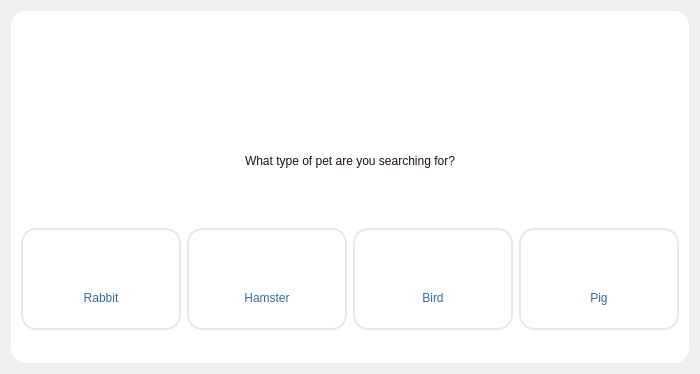
<?xml version="1.0" encoding="UTF-8"?>
<ui version="4.0">
 <class>Dialog</class>
 <widget class="QDialog" name="Dialog">
  <property name="geometry">
   <rect>
    <x>0</x>
    <y>0</y>
    <width>700</width>
    <height>374</height>
   </rect>
  </property>
  <property name="windowTitle">
   <string>Dialog</string>
  </property>
  <layout class="QVBoxLayout" name="verticalLayout">
   <item>
    <widget class="QFrame" name="frame_3">
     <property name="styleSheet">
      <string notr="true">background-color: white;
border-radius: 15px;</string>
     </property>
     <property name="frameShape">
      <enum>QFrame::StyledPanel</enum>
     </property>
     <property name="frameShadow">
      <enum>QFrame::Raised</enum>
     </property>
     <layout class="QVBoxLayout" name="verticalLayout_5">
      <property name="leftMargin">
       <number>10</number>
      </property>
      <property name="topMargin">
       <number>0</number>
      </property>
      <property name="rightMargin">
       <number>10</number>
      </property>
      <property name="bottomMargin">
       <number>10</number>
      </property>
      <item>
       <widget class="QWidget" name="widget_14" native="true">
        <property name="minimumSize">
         <size>
          <width>0</width>
          <height>80</height>
         </size>
        </property>
        <property name="maximumSize">
         <size>
          <width>16777215</width>
          <height>80</height>
         </size>
        </property>
        <layout class="QHBoxLayout" name="horizontalLayout_8">
         <item>
          <widget class="QPushButton" name="btn_back">
           <property name="cursor">
            <cursorShape>PointingHandCursor</cursorShape>
           </property>
           <property name="text">
            <string/>
           </property>
           <property name="icon">
            <iconset>
             <normaloff>../img/icons8-back-26.png</normaloff>../img/icons8-back-26.png</iconset>
           </property>
          </widget>
         </item>
         <item>
          <spacer name="horizontalSpacer_9">
           <property name="orientation">
            <enum>Qt::Horizontal</enum>
           </property>
           <property name="sizeHint" stdset="0">
            <size>
             <width>40</width>
             <height>20</height>
            </size>
           </property>
          </spacer>
         </item>
         <item alignment="Qt::AlignVCenter">
          <widget class="QLabel" name="label_2">
           <property name="minimumSize">
            <size>
             <width>60</width>
             <height>60</height>
            </size>
           </property>
           <property name="maximumSize">
            <size>
             <width>60</width>
             <height>60</height>
            </size>
           </property>
           <property name="text">
            <string/>
           </property>
           <property name="pixmap">
            <pixmap>../img/icons8-animal-shelter-50.png</pixmap>
           </property>
           <property name="scaledContents">
            <bool>true</bool>
           </property>
          </widget>
         </item>
         <item>
          <spacer name="horizontalSpacer_10">
           <property name="orientation">
            <enum>Qt::Horizontal</enum>
           </property>
           <property name="sizeHint" stdset="0">
            <size>
             <width>40</width>
             <height>20</height>
            </size>
           </property>
          </spacer>
         </item>
         <item>
          <widget class="QPushButton" name="btn_close">
           <property name="cursor">
            <cursorShape>PointingHandCursor</cursorShape>
           </property>
           <property name="text">
            <string/>
           </property>
           <property name="icon">
            <iconset>
             <normaloff>../img/icons8-multiply-26.png</normaloff>../img/icons8-multiply-26.png</iconset>
           </property>
          </widget>
         </item>
        </layout>
       </widget>
      </item>
      <item>
       <widget class="QWidget" name="widget_15" native="true">
        <property name="minimumSize">
         <size>
          <width>0</width>
          <height>80</height>
         </size>
        </property>
        <property name="maximumSize">
         <size>
          <width>16777215</width>
          <height>80</height>
         </size>
        </property>
        <layout class="QHBoxLayout" name="horizontalLayout_9">
         <item>
          <spacer name="horizontalSpacer">
           <property name="orientation">
            <enum>Qt::Horizontal</enum>
           </property>
           <property name="sizeHint" stdset="0">
            <size>
             <width>40</width>
             <height>20</height>
            </size>
           </property>
          </spacer>
         </item>
         <item>
          <widget class="QLabel" name="label_4">
           <property name="styleSheet">
            <string notr="true">color: #1b1209;
font: 18pt &quot;Bahnschrift&quot;;</string>
           </property>
           <property name="text">
            <string>What type of pet are you searching for?</string>
           </property>
          </widget>
         </item>
         <item>
          <spacer name="horizontalSpacer_2">
           <property name="orientation">
            <enum>Qt::Horizontal</enum>
           </property>
           <property name="sizeHint" stdset="0">
            <size>
             <width>40</width>
             <height>20</height>
            </size>
           </property>
          </spacer>
         </item>
        </layout>
       </widget>
      </item>
      <item>
       <widget class="QWidget" name="widget_16" native="true">
        <property name="minimumSize">
         <size>
          <width>0</width>
          <height>100</height>
         </size>
        </property>
        <property name="maximumSize">
         <size>
          <width>16777215</width>
          <height>120</height>
         </size>
        </property>
        <layout class="QGridLayout" name="gridLayout">
         <property name="leftMargin">
          <number>0</number>
         </property>
         <property name="rightMargin">
          <number>0</number>
         </property>
         <item row="0" column="0">
          <widget class="QWidget" name="widget" native="true">
           <property name="cursor">
            <cursorShape>PointingHandCursor</cursorShape>
           </property>
           <property name="styleSheet">
            <string notr="true">QWidget{
	background-color: white;
	border-radius: 15px;
    border-style: solid;
    border-width: 2px;
    border-color: #ECE7E0;
}
QWidget:hover{
background-color: #C3BBAB;
border-radius: 15px;
}
</string>
           </property>
           <layout class="QVBoxLayout" name="verticalLayout_2">
            <item>
             <widget class="QPushButton" name="btn_rabbit">
              <property name="cursor">
               <cursorShape>PointingHandCursor</cursorShape>
              </property>
              <property name="styleSheet">
               <string notr="true"> border-color: rgba(255, 0, 0, 0);
background-color: rgba(255, 0, 0, 0);</string>
              </property>
              <property name="text">
               <string/>
              </property>
              <property name="icon">
               <iconset>
                <normaloff>../img/icons8-rabbit-50.png</normaloff>../img/icons8-rabbit-50.png</iconset>
              </property>
              <property name="iconSize">
               <size>
                <width>64</width>
                <height>64</height>
               </size>
              </property>
             </widget>
            </item>
            <item>
             <widget class="QPushButton" name="btn_rabbitName">
              <property name="styleSheet">
               <string notr="true">border-color: rgba(255, 0, 0, 0);
color: #356a9c;
font: 600 14pt &quot;Bahnschrift&quot;;
background-color: rgba(255, 0, 0, 0);</string>
              </property>
              <property name="text">
               <string>Rabbit</string>
              </property>
             </widget>
            </item>
           </layout>
          </widget>
         </item>
         <item row="0" column="1">
          <widget class="QWidget" name="widget_2" native="true">
           <property name="styleSheet">
            <string notr="true">QWidget{
	background-color: white;
	border-radius: 15px;
    border-style: solid;
    border-width: 2px;
    border-color: #ECE7E0;
}
QWidget:hover{
background-color: #C3BBAB;
border-radius: 15px;
}
</string>
           </property>
           <layout class="QVBoxLayout" name="verticalLayout_3">
            <item>
             <widget class="QPushButton" name="btn_hamster">
              <property name="cursor">
               <cursorShape>PointingHandCursor</cursorShape>
              </property>
              <property name="styleSheet">
               <string notr="true"> border-color: rgba(255, 0, 0, 0);
background-color: rgba(255, 0, 0, 0);</string>
              </property>
              <property name="text">
               <string/>
              </property>
              <property name="icon">
               <iconset>
                <normaloff>../img/icons8-hamster-50.png</normaloff>../img/icons8-hamster-50.png</iconset>
              </property>
              <property name="iconSize">
               <size>
                <width>64</width>
                <height>64</height>
               </size>
              </property>
             </widget>
            </item>
            <item>
             <widget class="QPushButton" name="btn_hamsterName">
              <property name="styleSheet">
               <string notr="true">border-color: rgba(255, 0, 0, 0);
color: #356a9c;
font: 600 14pt &quot;Bahnschrift&quot;;
background-color: rgba(255, 0, 0, 0);</string>
              </property>
              <property name="text">
               <string>Hamster</string>
              </property>
             </widget>
            </item>
           </layout>
          </widget>
         </item>
         <item row="0" column="2">
          <widget class="QWidget" name="widget_3" native="true">
           <property name="styleSheet">
            <string notr="true">QWidget{
	background-color: white;
	border-radius: 15px;
    border-style: solid;
    border-width: 2px;
    border-color: #ECE7E0;
}
QWidget:hover{
background-color: #C3BBAB;
border-radius: 15px;
}
</string>
           </property>
           <layout class="QVBoxLayout" name="verticalLayout_4">
            <item>
             <widget class="QPushButton" name="btn_bird">
              <property name="cursor">
               <cursorShape>PointingHandCursor</cursorShape>
              </property>
              <property name="styleSheet">
               <string notr="true"> border-color: rgba(255, 0, 0, 0);
background-color: rgba(255, 0, 0, 0);</string>
              </property>
              <property name="text">
               <string/>
              </property>
              <property name="icon">
               <iconset>
                <normaloff>../img/icons8-bird-50.png</normaloff>../img/icons8-bird-50.png</iconset>
              </property>
              <property name="iconSize">
               <size>
                <width>64</width>
                <height>64</height>
               </size>
              </property>
             </widget>
            </item>
            <item>
             <widget class="QPushButton" name="btn_birdName">
              <property name="styleSheet">
               <string notr="true">border-color: rgba(255, 0, 0, 0);
color: #356a9c;
font: 600 14pt &quot;Bahnschrift&quot;;
background-color: rgba(255, 0, 0, 0);</string>
              </property>
              <property name="text">
               <string>Bird</string>
              </property>
             </widget>
            </item>
           </layout>
          </widget>
         </item>
         <item row="0" column="3">
          <widget class="QWidget" name="widget_4" native="true">
           <property name="styleSheet">
            <string notr="true">QWidget{
	background-color: white;
	border-radius: 15px;
    border-style: solid;
    border-width: 2px;
    border-color: #ECE7E0;
}
QWidget:hover{
background-color: #C3BBAB;
border-radius: 15px;
}
</string>
           </property>
           <layout class="QVBoxLayout" name="verticalLayout_6">
            <item>
             <widget class="QPushButton" name="btn_pig">
              <property name="cursor">
               <cursorShape>PointingHandCursor</cursorShape>
              </property>
              <property name="styleSheet">
               <string notr="true"> border-color: rgba(255, 0, 0, 0);
background-color: rgba(255, 0, 0, 0);</string>
              </property>
              <property name="text">
               <string/>
              </property>
              <property name="icon">
               <iconset>
                <normaloff>../img/icons8-pig-50.png</normaloff>../img/icons8-pig-50.png</iconset>
              </property>
              <property name="iconSize">
               <size>
                <width>64</width>
                <height>64</height>
               </size>
              </property>
             </widget>
            </item>
            <item>
             <widget class="QPushButton" name="btn_pigName">
              <property name="styleSheet">
               <string notr="true">border-color: rgba(255, 0, 0, 0);
color: #356a9c;
font: 600 14pt &quot;Bahnschrift&quot;;
background-color: rgba(255, 0, 0, 0);</string>
              </property>
              <property name="text">
               <string>Pig</string>
              </property>
             </widget>
            </item>
           </layout>
          </widget>
         </item>
        </layout>
       </widget>
      </item>
     </layout>
    </widget>
   </item>
  </layout>
 </widget>
 <resources/>
 <connections/>
</ui>
